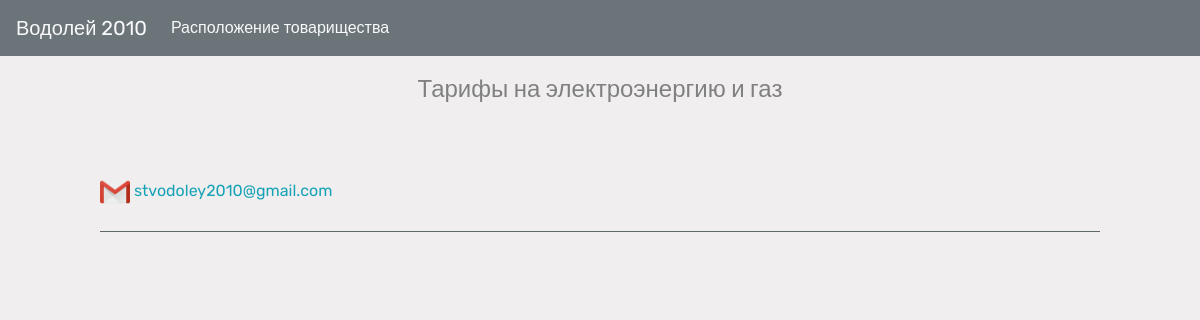
The app's page /elect_and_gas_price, older data.
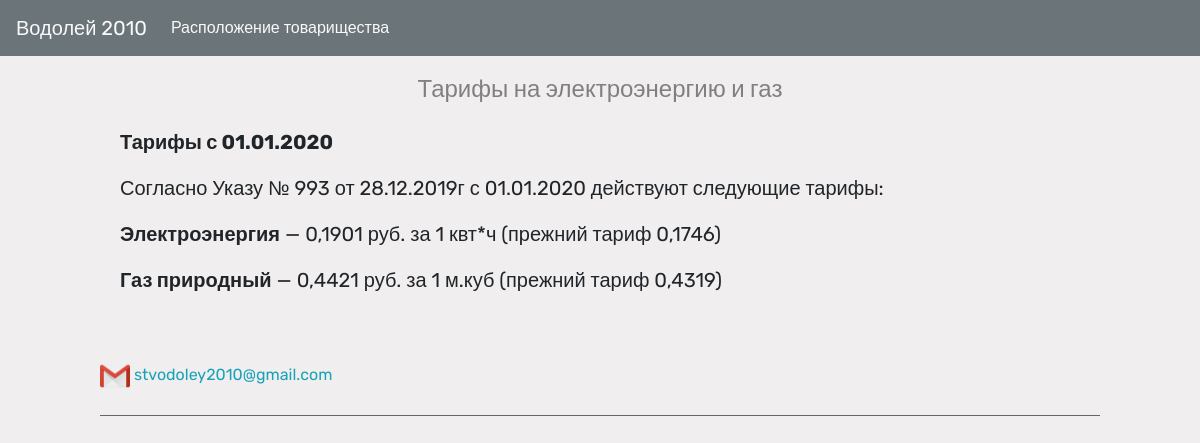
The same page, newer data.
### village/models.py (models this page shows)
class Тарифы_Электр_Газ(models.Model):
    дата_от = models.CharField(max_length=250)
    электроэнергия = models.CharField(max_length=250)
    газ = models.CharField(max_length=250)
    прежний_электроэнергия = models.CharField(max_length=250)
    прежний_газ = models.CharField(max_length=250)

### village/views.py (the view)
# urls.py: path('elect_and_gas_price', views.elect_and_gas_price, name='elect_and_gas_price'),
def elect_and_gas_price(request):
    elect_gas_prices = models.Тарифы_Электр_Газ.objects.all()
    return render(request,
                  'elect_and_gas_price/elect_and_gas_price.html',
                  {'elect_gas_prices': elect_gas_prices}, )

### village/templates/elect_and_gas_price/elect_and_gas_price.html (shortened to what this page needs)
{% extends 'base.html' %}
{% block content %}
<h4>Тарифы на электроэнергию и газ</h4>
<div class="elect_and_gas_price">
{% for price in elect_gas_prices %}
<p class="font-weight-bold">Тарифы с {{price.дата_от}}</p>
<p>Согласно Указу № 993 от 28.12.2019г с {{price.дата_от}}  действуют следующие тарифы:</p>
    <p><slug class="font-weight-bold">Электроэнергия</slug> — {{price.электроэнергия}} руб. за 1 квт*ч (прежний тариф {{price.прежний_электроэнергия}})</p>
    <p><slug class="font-weight-bold">Газ природный</slug> — {{price.газ}} руб. за 1 м.куб (прежний тариф {{price.прежний_газ}})</p>
{% endfor %}
</div>
{% endblock %}

Row changes from the older to the newer data that the page shows:
added Тарифы_Электр_Газ: дата_от "01.01.2020", электроэнергия "0,1901", прежний_электроэнергия "0,1746", газ "0,4421", прежний_газ "0,4319"
